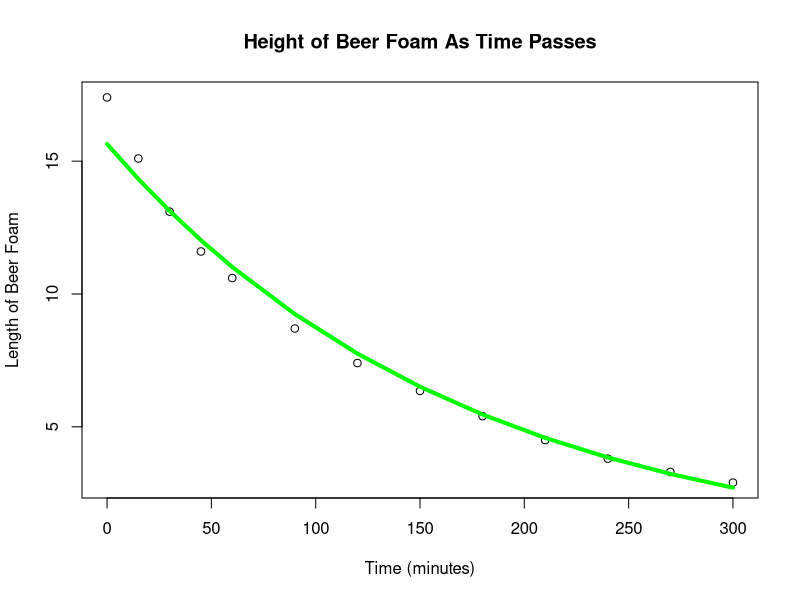

This figure's R source:
#reads excel file and declares to variable 
a=read.csv("beerfroth.csv")
#creates scatter plot for Beer Froth vs Time with labels 
plot(a$Time, a$Foam, xlab="Time (minutes)", ylab="Length of Beer Foam", main="Height of Beer Foam As Time Passes")
#creates variable for log of the y axis vs the x axis
em=lm(log(a$Foam)~a$Time)
#predicts values for the line across the plot
pd=exp(predict(em,list(a$Time)))
#creates the exponential line
lines(a$Time,pd, col="green", lwd=4)

